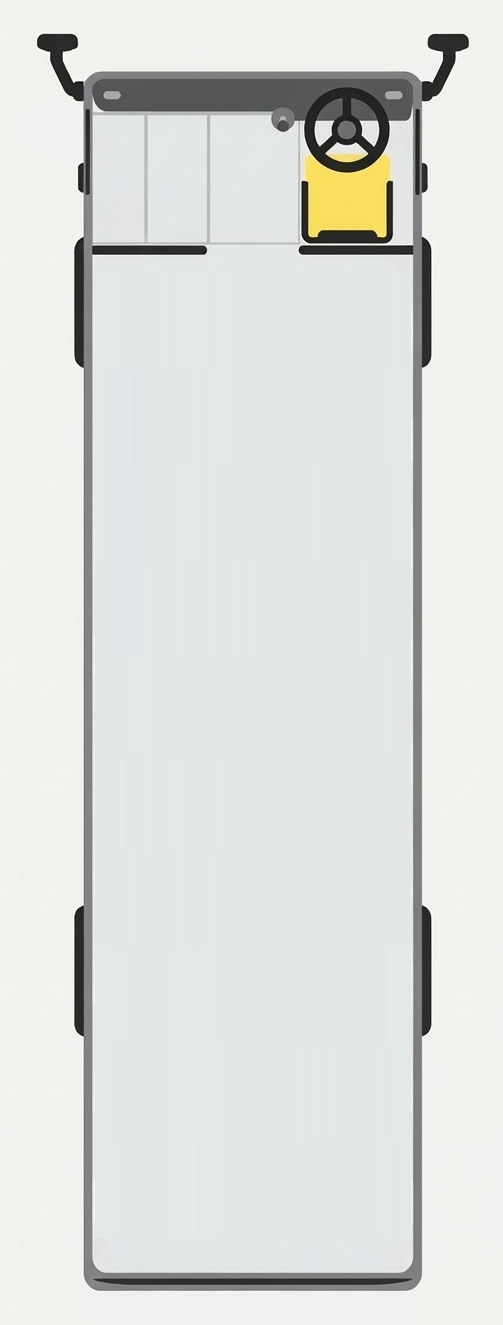
#> input picture image/bus_birdview_frame.png, 503 x 1325 px, found by its file name
$ python seat_map_generator.py
#> lines starting #> are read from the running program, lines starting #| are printed output that depends on the picture
"""
Dynamic Bus Seat Map Generator

Generates seat map images with configurable:
- Total seats
- Seats per row (4 = 2-2 layout, 3 = 1-2 layout)
- Seat colors based on status (available/occupied/selected)
"""

from PIL import Image, ImageDraw, ImageFont
from pathlib import Path
from typing import List, Dict, Literal
from io import BytesIO
import base64

# Colors
COLORS = {
    "available": "#3B82F6",   # Blue
    "occupied": "#EF4444",    # Red
    "selected": "#F97316",    # Orange
}

# Default paths - check Docker path first, then local path
def get_frame_path():
    """Get frame image path, works in both Docker and local environments."""
    # Docker path (mounted at /image)
    docker_path = Path("/image/bus_birdview_frame.png")
    if docker_path.exists():
        return docker_path

    # Local development path
    local_path = Path(__file__).parent.parent / "image" / "bus_birdview_frame.png"
    if local_path.exists():
        return local_path

    # Fallback
    return local_path

FRAME_PATH = get_frame_path()


class SeatMapConfig:
    """Configuration for seat map generation"""

    def __init__(
        self,
        total_seats: int = 36,
        seats_per_row: int = 4,
        layout: Literal["2-2", "1-2", "2-1"] = "2-2",
        seat_width: int = 55,
        seat_height: int = 55,
        seat_radius: int = 8,
        # Area where seats can be placed (relative to frame image)
        seat_area_top: int = 270,
        seat_area_bottom: int = 1245,
        seat_area_left: int = 95,
        seat_area_right: int = 405,
        aisle_width: int = 30,
    ):
        self.total_seats = total_seats
        self.seats_per_row = seats_per_row
        self.layout = layout
        self.seat_width = seat_width
        self.seat_height = seat_height
        self.seat_radius = seat_radius
        self.seat_area_top = seat_area_top
        self.seat_area_bottom = seat_area_bottom
        self.seat_area_left = seat_area_left
        self.seat_area_right = seat_area_right
        self.aisle_width = aisle_width

    @property
    def num_rows(self) -> int:
        """Calculate number of rows needed"""
        import math
        return math.ceil(self.total_seats / self.seats_per_row)

    @property
    def row_height(self) -> float:
        """Calculate height spacing between rows"""
        available_height = self.seat_area_bottom - self.seat_area_top
        return available_height / self.num_rows

    @property
    def left_seats(self) -> int:
        """Number of seats on left side of aisle"""
        if self.layout == "2-2":
            return 2
        elif self.layout == "1-2":
            return 1
        elif self.layout == "2-1":
            return 2
        return 2

    @property
    def right_seats(self) -> int:
        """Number of seats on right side of aisle"""
        if self.layout == "2-2":
            return 2
        elif self.layout == "1-2":
            return 2
        elif self.layout == "2-1":
            return 1
        return 2


def calculate_seat_positions(config: SeatMapConfig) -> Dict[int, tuple]:
    """
    Calculate (x, y) positions for all seats based on config.

    Returns:
        Dict mapping seat_number -> (x, y) top-left corner
    """
    positions = {}
    seat_num = 1

    # Calculate horizontal positions
    total_width = config.seat_area_right - config.seat_area_left
    seat_gap = 8  # Gap between seats in same section

    if config.layout == "1-2":
        # Special layout: 1 seat on left (close to left edge), 2 seats on right
        # Left seat starts at left edge with small padding
        left_padding = 10

        # Right section: 2 seats close together on the right side
        right_section_width = (config.seat_width * 2) + seat_gap
        right_section_start = config.seat_area_right - right_section_width - 10  # 10px padding from right

        for row in range(config.num_rows):
            y = config.seat_area_top + (row * config.row_height) + (config.row_height - config.seat_height) / 2

            # Left side: 1 seat close to left edge
            if seat_num <= config.total_seats:
                x = config.seat_area_left + left_padding
                positions[seat_num] = (int(x), int(y))
                seat_num += 1

            # Right side: 2 seats
            for i in range(2):
                if seat_num > config.total_seats:
                    break
                x = right_section_start + (i * (config.seat_width + seat_gap))
                positions[seat_num] = (int(x), int(y))
                seat_num += 1

    elif config.layout == "2-1":
        # Special layout: 2 seats on left, 1 seat on right (close to right edge)
        right_padding = 10

        # Left section: 2 seats close together on the left side
        left_section_start = config.seat_area_left + 10

        for row in range(config.num_rows):
            y = config.seat_area_top + (row * config.row_height) + (config.row_height - config.seat_height) / 2

            # Left side: 2 seats
            for i in range(2):
                if seat_num > config.total_seats:
                    break
                x = left_section_start + (i * (config.seat_width + seat_gap))
                positions[seat_num] = (int(x), int(y))
                seat_num += 1

            # Right side: 1 seat close to right edge
            if seat_num <= config.total_seats:
                x = config.seat_area_right - config.seat_width - right_padding
                positions[seat_num] = (int(x), int(y))
                seat_num += 1

    else:
        # Default 2-2 layout
        left_section_width = (total_width - config.aisle_width) / 2
        right_section_start = config.seat_area_left + left_section_width + config.aisle_width

        # Calculate seat spacing within each section
        left_seat_spacing = left_section_width / config.left_seats
        right_seat_spacing = left_section_width / config.right_seats

        for row in range(config.num_rows):
            y = config.seat_area_top + (row * config.row_height) + (config.row_height - config.seat_height) / 2

            # Left side seats
            for i in range(config.left_seats):
                if seat_num > config.total_seats:
                    break
                x = config.seat_area_left + (i * left_seat_spacing) + (left_seat_spacing - config.seat_width) / 2
                positions[seat_num] = (int(x), int(y))
                seat_num += 1

            # Right side seats
            for i in range(config.right_seats):
                if seat_num > config.total_seats:
                    break
                x = right_section_start + (i * right_seat_spacing) + (right_seat_spacing - config.seat_width) / 2
                positions[seat_num] = (int(x), int(y))
                seat_num += 1

    return positions


def generate_seat_map(
    occupied_seats: List[int] = None,
    selected_seats: List[int] = None,
    config: SeatMapConfig = None,
    frame_path: str = None,
    output_path: str = None,
) -> Image.Image:
    """
    Generate a seat map image with colored seats.

    Args:
        occupied_seats: List of seat numbers that are occupied (red)
        selected_seats: List of seat numbers that are selected (orange)
        config: SeatMapConfig object with layout settings
        frame_path: Path to bus frame image
        output_path: Optional path to save the generated image

    Returns:
        PIL Image object
    """
#> called with output_path = 'image/seat_map_example.png'
    if occupied_seats is None:
        occupied_seats = []
    if selected_seats is None:
        selected_seats = []
    if config is None:
        config = SeatMapConfig()
    if frame_path is None:
        frame_path = FRAME_PATH

    # Load the bus frame
    img = Image.open(frame_path).convert("RGBA")
#> img is the input picture: PIL image 503x1325 RGBA; mean R, G, B, A 221.1, 223.3, 220.5, 255
    draw = ImageDraw.Draw(img)

    # Try to load a font, fallback to default (bigger font for bigger seats)
    try:
        font = ImageFont.truetype("/usr/share/fonts/truetype/dejavu/DejaVuSans-Bold.ttf", 18)
    except (OSError, IOError):
        try:
            font = ImageFont.truetype("/usr/share/fonts/truetype/freefont/FreeSansBold.ttf", 18)
        except (OSError, IOError):
            font = ImageFont.load_default()

    # Get seat positions
    positions = calculate_seat_positions(config)

    # Draw each seat
    for seat_num, (x, y) in positions.items():
        # Determine seat color
        if seat_num in occupied_seats:
            color = COLORS["occupied"]
        elif seat_num in selected_seats:
            color = COLORS["selected"]
        else:
            color = COLORS["available"]

        # Draw rounded rectangle for seat
        draw.rounded_rectangle(
            [x, y, x + config.seat_width, y + config.seat_height],
            radius=config.seat_radius,
            fill=color,
            outline="#1E3A5F",
            width=2
        )

        # Draw seat number (centered)
        text = str(seat_num)
        bbox = draw.textbbox((0, 0), text, font=font)
        text_width = bbox[2] - bbox[0]
        text_height = bbox[3] - bbox[1]
        text_x = x + (config.seat_width - text_width) / 2
        text_y = y + (config.seat_height - text_height) / 2
        draw.text((text_x, text_y), text, fill="white", font=font)
#> this loop made 36 passes
#> (bbox, text_width, text_x, text_y) on passes 1 to 12: ((0, 4, 13, 17), 13, 123, 317), ((0, 4, 13, 17), 13, 193, 317), ((0, 4, 13, 17), 13, 293, 317), ((0, 4, 13, 17), 13, 363, 317), ((0, 4, 13, 17), 13, 123, 426), ((0, 4, 13, 17), 13, 193, 426), ((0, 4, 13, 17), 13, 293, 426), ((0, 4, 13, 17), 13, 363, 426), ((0, 4, 13, 17), 13, 123, 534), ((0, 4, 25, 17), 25, 187, 534), ((0, 4, 25, 17), 25, 287, 534), ((0, 4, 25, 17), 25, 357, 534)

    # Save if output path provided
    if output_path:
        img.save(output_path)
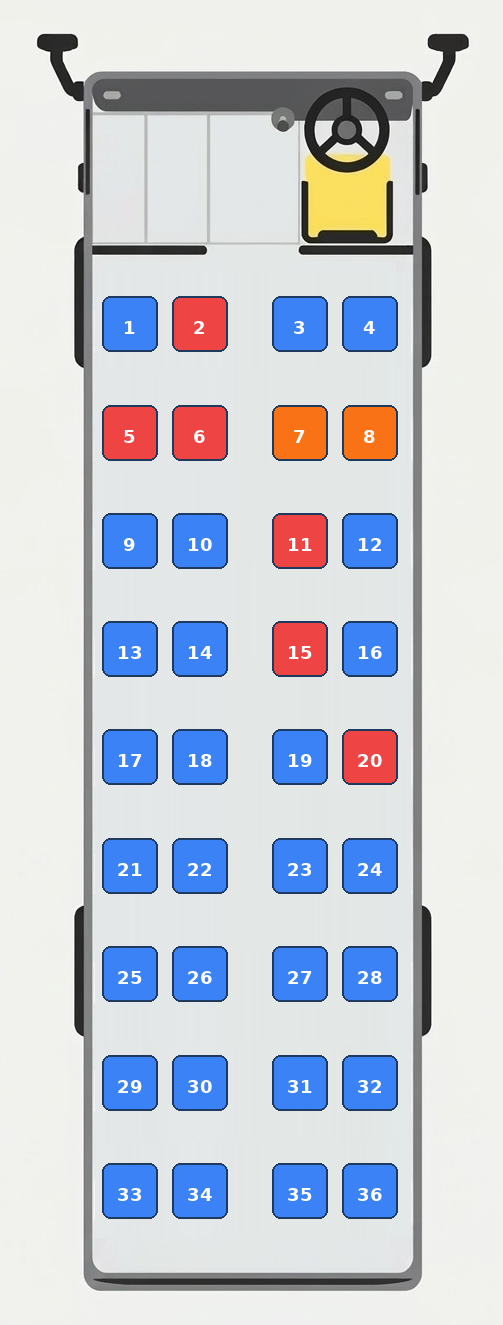
#> saved as seat_map_example.png: PIL image 503x1325 RGBA; mean R, G, B, A 199.5, 204.2, 213.9, 255

    return img


# [84 lines left out: functions generate_seat_map_base64, generate_seat_map_bytes, preview_seat_layout, not called in this run]


# Quick usage examples
if __name__ == "__main__":
    BASE_DIR = Path(__file__).parent.parent

    # Example 1: 36 seats, 4 per row (2-2 layout)
    config_36 = SeatMapConfig(
        total_seats=36,
        seats_per_row=4,
        layout="2-2"
    )

    # Generate with some occupied and selected seats
    img = generate_seat_map(
        occupied_seats=[2, 5, 6, 11, 15, 20],
        selected_seats=[7, 8],
        config=config_36,
        output_path=str(BASE_DIR / "image" / "seat_map_example.png")
    )
    print("Generated: seat_map_example.png")

    # Example 2: 27 seats, 3 per row (1-2 layout)
    config_27 = SeatMapConfig(
        total_seats=27,
        seats_per_row=3,
        layout="1-2"
    )

    img2 = generate_seat_map(
        occupied_seats=[1, 4, 7, 10],
        config=config_27,
        output_path=str(BASE_DIR / "image" / "seat_map_27_example.png")
    )
#> call 2 of generate_seat_map, with output_path = 'image/seat_map_27_example.png'
#> the loop in generate_seat_map (call 2), `for seat_num, (x, y) in positions.items():` made 27 passes
#> (bbox, text_width, text_x, text_y) on passes 1 to 12: ((0, 4, 13, 17), 13, 126, 317), ((0, 4, 13, 17), 13, 298, 317), ((0, 4, 13, 17), 13, 361, 317), ((0, 4, 13, 17), 13, 126, 426), ((0, 4, 13, 17), 13, 298, 426), ((0, 4, 13, 17), 13, 361, 426), ((0, 4, 13, 17), 13, 126, 534), ((0, 4, 13, 17), 13, 298, 534), ((0, 4, 13, 17), 13, 361, 534), ((0, 4, 25, 17), 25, 120, 642), ((0, 4, 25, 17), 25, 292, 642), ((0, 4, 25, 17), 25, 355, 642)
#> in generate_seat_map (call 2), `img.save(output_path)`:
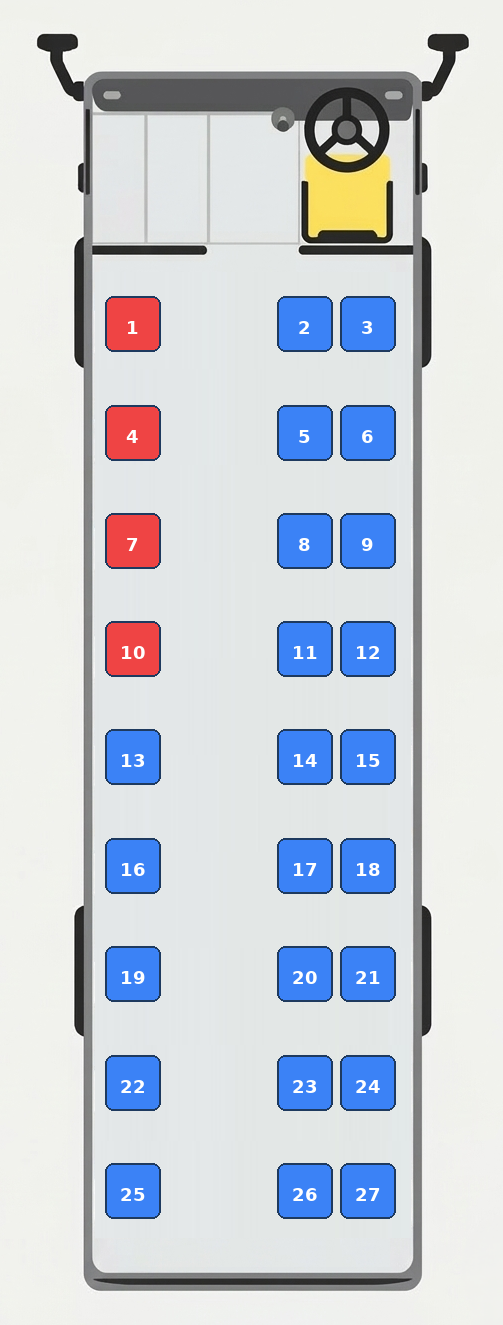
#> saved as seat_map_27_example.png: PIL image 503x1325 RGBA; mean R, G, B, A 203.4, 209.2, 217.2, 255
    print("Generated: seat_map_27_example.png")
